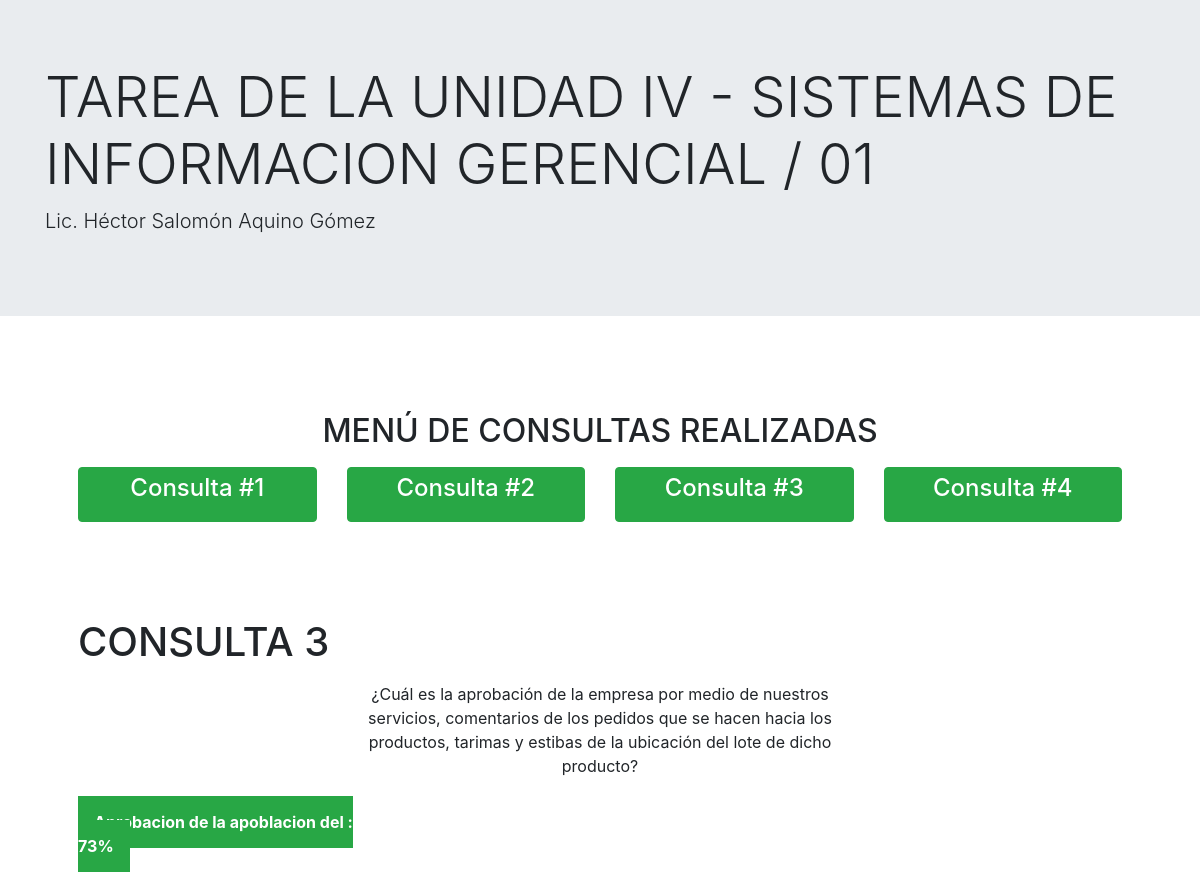
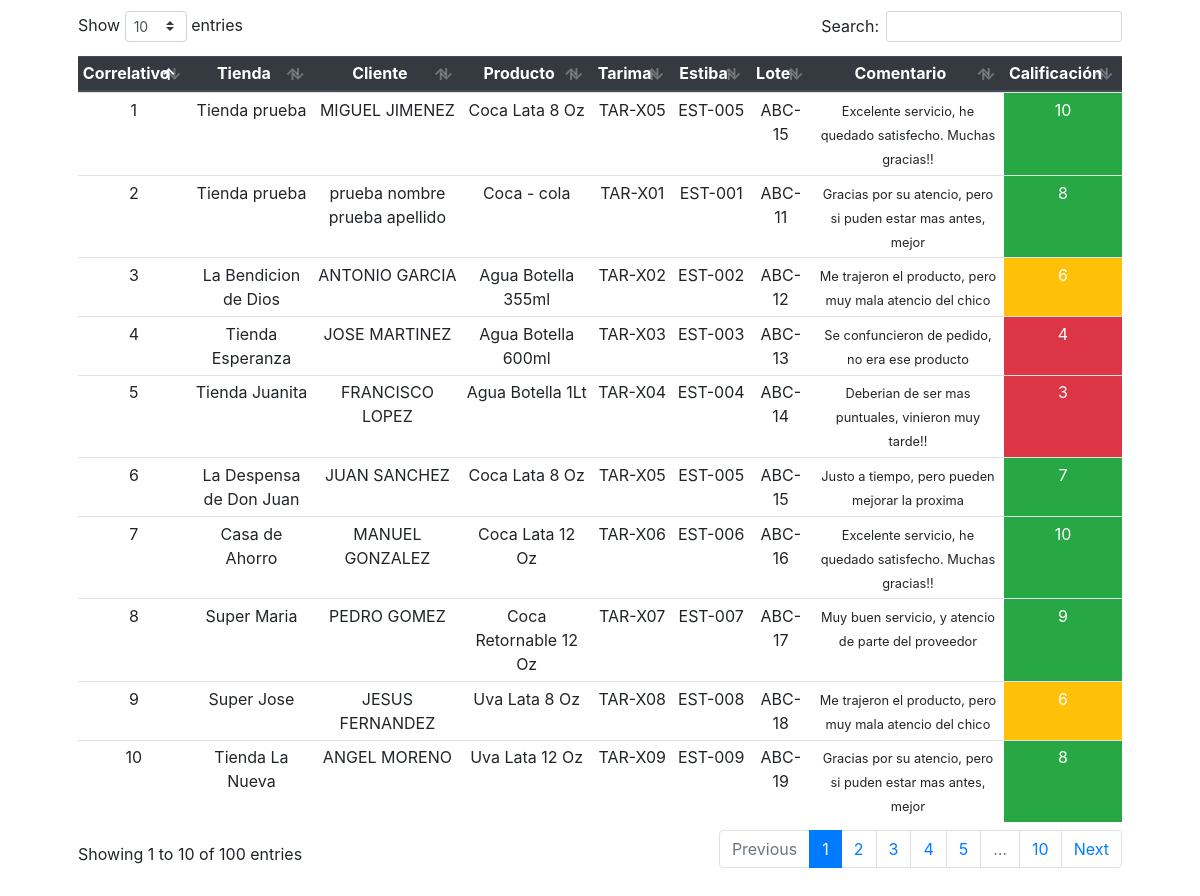
Page /index.php?view=menu&action=3 on the committed database (2 pictures, top to bottom).
### tables this page shows
CREATE TABLE `ventas` (
  `id_ventas` int(11) NOT NULL AUTO_INCREMENT,
  `id_tienda` int(11) NOT NULL,
  `id_cliente` int(11) NOT NULL,
  `id_producto` int(11) NOT NULL,
  `unidades` float(6,2) NOT NULL,
  `precio` float(6,2) NOT NULL,
  `descuento` int(11) NOT NULL,
  `fecha_de_compra` datetime NOT NULL,
  `calificacion` int(1) DEFAULT NULL,
  `comentario` varchar(100) DEFAULT NULL,
  PRIMARY KEY (`id_ventas`),
  KEY `id_tienda` (`id_tienda`,`id_cliente`),
  KEY `id_cliente` (`id_cliente`),
  KEY `id_producto` (`id_producto`),
  CONSTRAINT `ventas_ibfk_1` FOREIGN KEY (`id_cliente`) REFERENCES `cliente` (`id_cliente`),
  CONSTRAINT `ventas_ibfk_2` FOREIGN KEY (`id_tienda`) REFERENCES `tienda` (`id_tienda`),
  CONSTRAINT `ventas_ibfk_3` FOREIGN KEY (`id_producto`) REFERENCES `producto` (`id_producto`)
);

CREATE TABLE `tienda` (
  `id_tienda` int(11) NOT NULL AUTO_INCREMENT,
  `nombre` varchar(30) NOT NULL,
  `direccion` varchar(100) NOT NULL,
  `telefono` varchar(12) NOT NULL,
  `pais` varchar(30) NOT NULL,
  PRIMARY KEY (`id_tienda`)
);

CREATE TABLE `producto` (
  `id_producto` int(11) NOT NULL AUTO_INCREMENT,
  `categoria` varchar(30) NOT NULL,
  `nombre` varchar(30) NOT NULL,
  `descripcion` varchar(100) NOT NULL,
  `precio` float(6,2) DEFAULT NULL,
  `stock` int(11) DEFAULT NULL,
  `lote` varchar(10) DEFAULT NULL,
  `estiba` varchar(10) DEFAULT NULL,
  `costo` float(6,2) DEFAULT NULL,
  `tarima` varchar(10) DEFAULT NULL,
  PRIMARY KEY (`id_producto`)
);

### index.php (called while the page is built, shortened)
<?php
    require_once("views/layout/header.php");
    require_once("views/layout/container.php");
    require_once("views/layout/footer.php");

### views/components/consulta3.php (the view)
<?php
    function Aprobacion($database){
            $consulta = "SELECT
                            v.id_ventas as Correlativo,
                            t.nombre as Tienda,
                            CONCAT(c.nombres,' ',c.apellidos) as Cliente,
                            p.nombre as Producto,
                            p.tarima as Tarima,
                            p.estiba as Estiba,
                            p.lote as Lote,
                            v.comentario as Comentario,
                            v.calificacion as Calificacion
                        FROM ventas v
                                INNER JOIN cliente c
                                ON v.id_cliente = c.id_cliente
                                INNER JOIN tienda t
                                ON v.id_tienda = t.id_tienda
                                INNER JOIN producto p
                                ON v.id_producto = p.id_producto
                        ORDER BY Correlativo ASC LIMIT 100
                        ";
            $prepare = $database->prepare($consulta);
            $prepare->execute();
            return $prepare;
    }
    function AprobacionPoblacion($database){
        $consulta = "SELECT SUM(Calificacion) as Total FROM ventas";
        $prepare = $database->prepare($consulta);
        $prepare->execute();
        $array = $prepare->fetch(PDO::FETCH_ASSOC);
        return $array["Total"];
}
?>
<div class="container p-5">
    <h1>CONSULTA 3</h1>
    <div class="row my-3">
        <div class="col-md-6 m-auto">
            <p class="text-center">
                ¿Cuál es la aprobación de la empresa por medio de nuestros servicios,
                comentarios de los pedidos que se hacen hacia los productos, tarimas y estibas
                de la ubicación del lote de dicho producto?
            </p>
        </div>
    </div>
    <div class="row mt-3 mb-5">
        <div class="col-md-4">
            <?php
                $valor = AprobacionPoblacion($db);
                if($valor > 0 && $valor < 500){
                    $aceptacion = "bg-danger";
                }elseif ($valor > 400 && $valor < 700) {
                    $aceptacion = "bg-warning";
                }elseif ($valor > 600 && $valor < 1001) {
                    $aceptacion = "bg-success";
                }
                $procentaje = ($valor / 1000) * 100;
            ?>
            <span class="<?=$aceptacion?> p-3 text-white font-weight-bold">Aprobacion de la apoblacion del :
                <?=$procentaje."%"?></span>
        </div>
    </div>
    <table class="table datatables table-sm">
        <thead class="thead-dark">
            <tr class="text-center">
                <th scope="col">Correlativo</th>
                <th scope="col">Tienda</th>
                <th scope="col">Cliente</th>
                <th scope="col">Producto</th>
                <th scope="col">Tarima</th>
                <th scope="col">Estiba</th>
                <th scope="col">Lote</th>
                <th scope="col">Comentario</th>
                <th scope="col">Calificación</th>
            </tr>
        </thead>
        <tbody>
            <?php
                            $array = Aprobacion($db);
                            $contador = 1;
                            while($row = $array->fetch(PDO::FETCH_ASSOC)){
                                if ($row["Calificacion"] > 0 && $row["Calificacion"] < 5) {
                                    $aprobacion = "bg-danger";
                                }
                                elseif ($row["Calificacion"] > 4 && $row["Calificacion"] < 7) {
                                    $aprobacion = "bg-warning";
                                }elseif ($row["Calificacion"] > 6) {
                                    $aprobacion = "bg-success";
                                }else {
                                    $aprobacion = "bg-dark";
                                }
                                ?>
            <tr class="text-center">
                <td><?=$row["Correlativo"]?></td>
                <td><?=$row["Tienda"]?></td>
                <td><?=$row["Cliente"]?></td>
                <td><?=$row["Producto"]?></td>
                <td><?=$row["Tarima"]?></td>
                <td><?=$row["Estiba"]?></td>
                <td><?=$row["Lote"]?></td>
                <td><small><?=$row["Comentario"]?></small></td>
                <td class="<?=$aprobacion?> text-white"><?=$row["Calificacion"]?></td>
            </tr>
            <?php $contador++; } ?>
        </tbody>
    </table>
</div>

### rows in the picture
ventas: id_ventas "1", id_tienda.nombre "Tienda prueba", Cliente "MIGUEL JIMENEZ", id_producto.nombre "Coca Lata 8 Oz", id_producto.tarima "TAR-X05", id_producto.estiba "EST-005", id_producto.lote "ABC-15", comentario "Excelente servicio, he quedado satisfecho. Muchas gracias!!", calificacion "10"
ventas: id_ventas "2", id_tienda.nombre "Tienda prueba", Cliente "prueba nombre prueba apellido", id_producto.nombre "Coca - cola", id_producto.tarima "TAR-X01", id_producto.estiba "EST-001", id_producto.lote "ABC-11", comentario "Gracias por su atencio, pero si puden estar mas antes, mejor", calificacion "8"
ventas: id_ventas "3", id_tienda.nombre "La Bendicion de Dios", Cliente "ANTONIO GARCIA", id_producto.nombre "Agua Botella 355ml", id_producto.tarima "TAR-X02", id_producto.estiba "EST-002", id_producto.lote "ABC-12", comentario "Me trajeron el producto, pero muy mala atencio del chico", calificacion "6"
ventas: id_ventas "4", id_tienda.nombre "Tienda Esperanza", Cliente "JOSE MARTINEZ", id_producto.nombre "Agua Botella 600ml", id_producto.tarima "TAR-X03", id_producto.estiba "EST-003", id_producto.lote "ABC-13", comentario "Se confuncieron de pedido, no era ese producto", calificacion "4"
ventas: id_ventas "5", id_tienda.nombre "Tienda Juanita", Cliente "FRANCISCO LOPEZ", id_producto.nombre "Agua Botella 1Lt", id_producto.tarima "TAR-X04", id_producto.estiba "EST-004", id_producto.lote "ABC-14", comentario "Deberian de ser mas puntuales, vinieron muy tarde!!", calificacion "3"
ventas: id_ventas "6", id_tienda.nombre "La Despensa de Don Juan", Cliente "JUAN SANCHEZ", id_producto.nombre "Coca Lata 8 Oz", id_producto.tarima "TAR-X05", id_producto.estiba "EST-005", id_producto.lote "ABC-15", comentario "Justo a tiempo, pero pueden mejorar la proxima", calificacion "7"
ventas: id_ventas "7", id_tienda.nombre "Casa de Ahorro", Cliente "MANUEL GONZALEZ", id_producto.nombre "Coca Lata 12 Oz", id_producto.tarima "TAR-X06", id_producto.estiba "EST-006", id_producto.lote "ABC-16", comentario "Excelente servicio, he quedado satisfecho. Muchas gracias!!", calificacion "10"
ventas: id_ventas "8", id_tienda.nombre "Super Maria", Cliente "PEDRO GOMEZ", id_producto.nombre "Coca Retornable 12 Oz", id_producto.tarima "TAR-X07", id_producto.estiba "EST-007", id_producto.lote "ABC-17", comentario "Muy buen servicio, y atencio de parte del proveedor", calificacion "9"
ventas: id_ventas "9", id_tienda.nombre "Super Jose", Cliente "JESUS FERNANDEZ", id_producto.nombre "Uva Lata 8 Oz", id_producto.tarima "TAR-X08", id_producto.estiba "EST-008", id_producto.lote "ABC-18", comentario "Me trajeron el producto, pero muy mala atencio del chico", calificacion "6"
ventas: id_ventas "10", id_tienda.nombre "Tienda La Nueva", Cliente "ANGEL MORENO", id_producto.nombre "Uva Lata 12 Oz", id_producto.tarima "TAR-X09", id_producto.estiba "EST-009", id_producto.lote "ABC-19", comentario "Gracias por su atencio, pero si puden estar mas antes, mejor", calificacion "8"

### other values in the picture
$procentaje "73"
